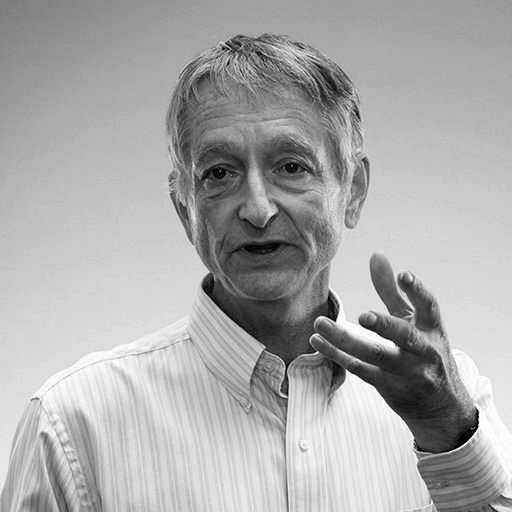
#> input picture HW3/decompressed_image.png, 512 x 512 px, given in place of original_image.png, which was not available
$ jupyter execute --allow-errors HW2.ipynb   (text cells are left out)
#> lines starting #> are read from the running program, lines starting #| are printed output that depends on the picture; pictures that were not available may be replaced by others from this repository, and a replacement may not be noted
#> `magnitude_spectrum = np.log(np.abs(DFT) + 1)`:
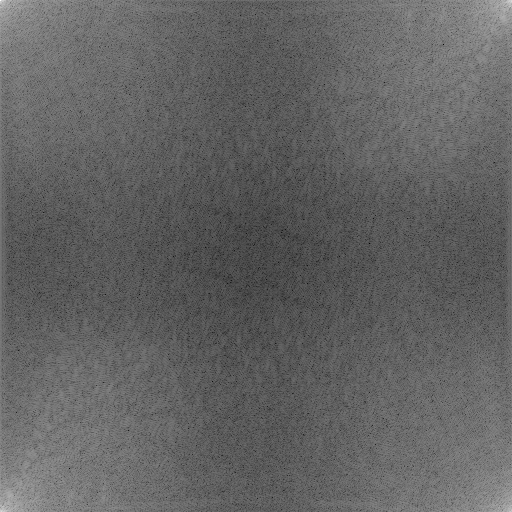
#> magnitude_spectrum: shape (512, 512) float64; min 1.5, max 17.62, mean 7.77; drawn with min black and max white
#> pass 2 of the loop `for inpt in input_files:`:
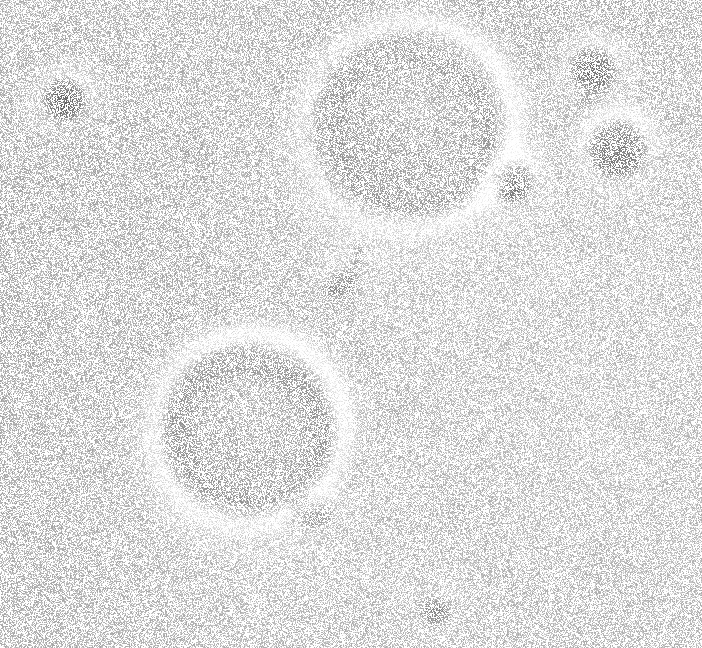
#> input picture HW1/Gaussian-noise.jpg, 702 x 648 px, given in place of periodic_noise.png, which was not available
#> `magnitude_spectrum = np.log(np.abs(DFT) + 1)`:
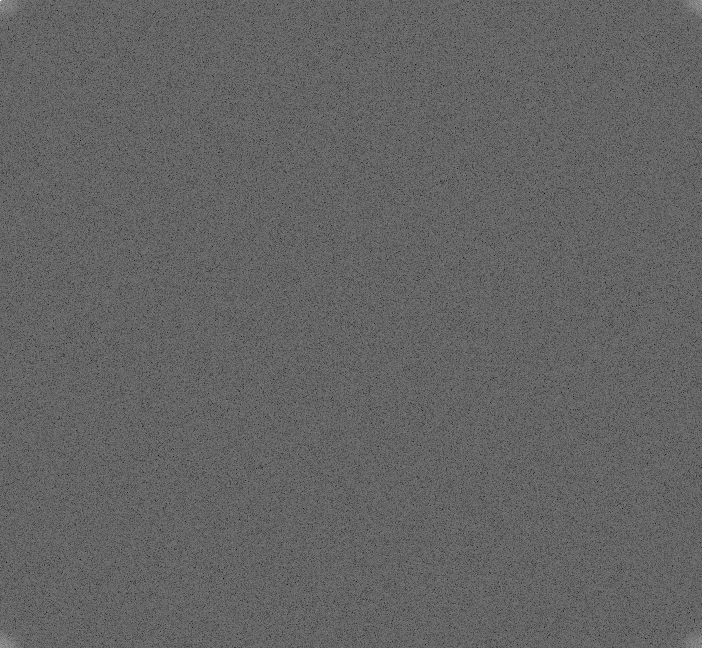
#> magnitude_spectrum: shape (648, 702) float64; min 4.16, max 18.43, mean 9.76; drawn with min black and max white
#> `magnitude_spectrum = np.log(np.abs(DFT_centered) + 1)`:
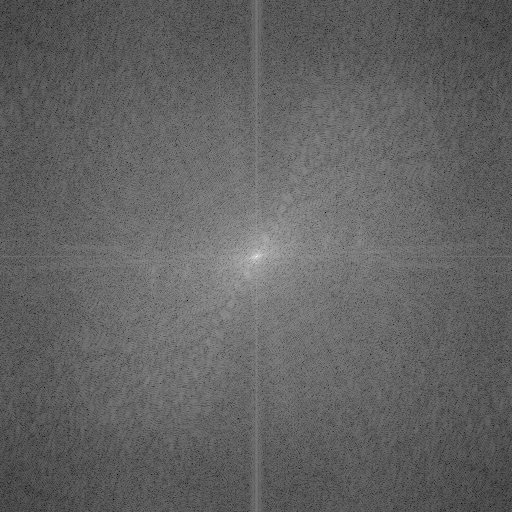
#> magnitude_spectrum: shape (512, 512) float64; min 1.5, max 17.62, mean 7.77; drawn with min black and max white
#> pass 2 of the loop `for inpt in input_files:`:
[cell 1]
# DO NOT MODIFY THIS CELL
import numpy as np
import cv2
from matplotlib import pyplot as plt
import skimage.metrics
from scipy.fftpack import dct, idct

[cell 2]
from google.colab import drive
drive.mount('/content/drive')

[cell 3]
cd /content/drive/MyDrive/DIP/hw2-practical/Images

[cell 4]
def dft(image):
  '''
  function for applying DFT tranform.
  Hint:
    https://numpy.org/doc/stable/reference/generated/numpy.fft.fft2.html

  input(s):
    image (ndarray): input image
  output (s):
    output_image (ndarray): transformed image
  '''
  ###############################################
  ############# YOUR CODE GOES HERE #############

  output_image = np.fft.fft2(image)

  ###############################################
  return output_image

def shift_fft(dft):
  '''
  function for shifting tranformed image.
  Hint:
    https://numpy.org/doc/stable/reference/generated/numpy.fft.fftshift.html

  input(s):
    dft (ndarray): input trandformed image
  output (s):
    output_image (ndarray): shifted transformed image
  '''
  ###############################################
  ############# YOUR CODE GOES HERE #############


  output_image = np.fft.fftshift(dft)

  ###############################################
  return output_image

# [39 lines left out: functions inverse_shift, idft, not called in this run]

[cell 5]
###############################################
############# YOUR CODE GOES HERE #############

input_files = ["original_image.png","periodic_noise.png","salt_and_pepper_noise.png","white_noise.png"]

#> (the rest of this cell did not finish here and is left out)

#> (a cell that did not finish here is left out)

[cell 7]
def notch_filter(shape, centers, radius):
#> called with shape = (648, 702), radius = 2
    H = np.ones(shape, dtype=np.float32)
    crow, ccol = shape[0]//2, shape[1]//2
    for (du, dv) in centers:
        for sign_u, sign_v in [ (1,1), (1,-1), (-1,1), (-1,-1) ]:
            u0 = crow + sign_u*du
            v0 = ccol + sign_v*dv
            Y, X = np.ogrid[:shape[0], :shape[1]]
            mask = (X - v0)**2 + (Y - u0)**2 <= radius**2
            H[mask] = 0
    return H

[cell 8]
# [8 lines left out: function gaussian_lowpass, not called in this run]

[cell 9]
img = cv2.imread("periodic_noise.png", cv2.IMREAD_GRAYSCALE).astype(np.float32)
DFT = dft(img)
Fs = shift_fft(DFT)
magnitude_before = np.log(np.abs(Fs) + 1)

notch_centers = [(10, 10)]
notch_radius  = 2
H_notch = notch_filter(img.shape, notch_centers, notch_radius)
Fs_filtered = Fs * H_notch
magnitude_after  = np.log(np.abs(Fs_filtered) + 1)
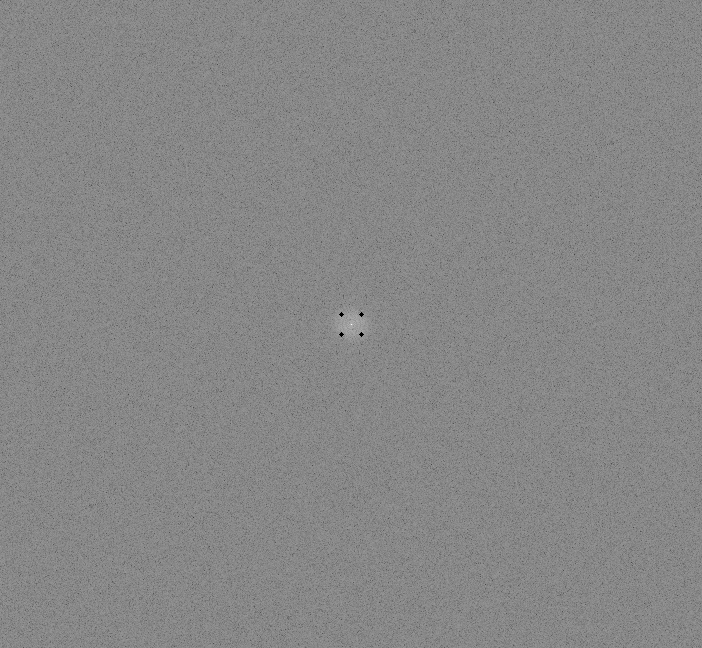
#> magnitude_after: shape (648, 702) float64; min 0, max 18.43, mean 9.76; drawn with min black and max white

[cell 10]
plt.figure(figsize=(8,4))

plt.subplot(1,2,1)
plt.imshow(magnitude_before, cmap='gray')
plt.title("before")
plt.axis('off')

plt.subplot(1,2,2)
plt.imshow(magnitude_after, cmap='gray')
plt.title("after notch‐reject")
plt.axis('off')

plt.show()
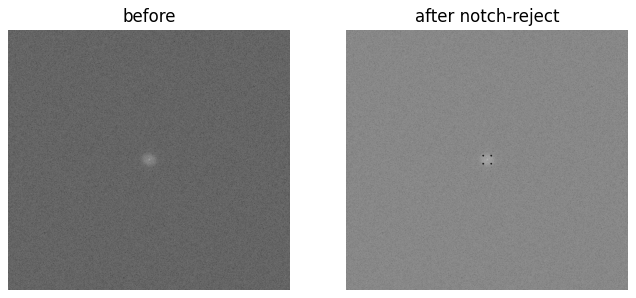
#> figure drawn by matplotlib, 2 panels

#> (a cell that did not finish here is left out)

[cell 12]
plt.figure(figsize=(8,4))

plt.subplot(1,2,1)
#> (the rest of this cell did not finish here and is left out)

[cell 13]
from skimage.metrics import mean_squared_error, peak_signal_noise_ratio, structural_similarity
orig = cv2.imread("original_image.png", cv2.IMREAD_GRAYSCALE).astype(np.float32)
#> (the rest of this cell did not finish here and is left out)

#> (a cell that did not finish here is left out)

[cell 15]
def dct_transform(image):
  '''
  function for applying DCT tranform.
  Set:
    transposed function as an input
    type = 2
    norm = 'ortho'
  Hint:
    https://docs.scipy.org/doc/scipy/reference/generated/scipy.fftpack.dct.html

  input(s):
    image (ndarray): input image
  output (s):
    output_image (ndarray): transformed image
  '''
  ###############################################
  ############# YOUR CODE GOES HERE #############

  tmp = dct(image, type=2, norm='ortho', axis=0)
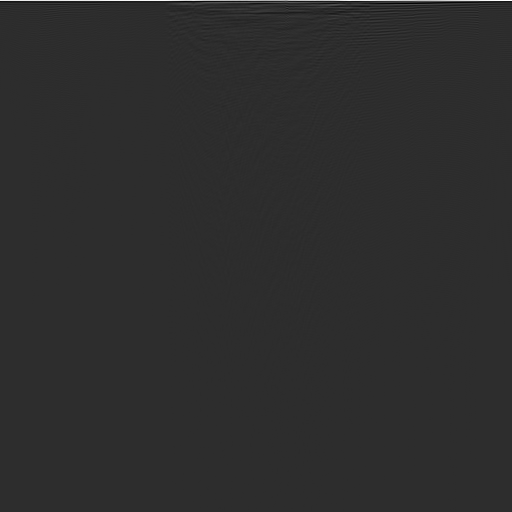
#> tmp: shape (512, 512) float32; min -3.9, max 18.07, mean 0.0272; drawn with min black and max white
  output_image = dct(tmp,   type=2, norm='ortho', axis=1)

  ###############################################
  return output_image


def idct_transform(dct):
  '''
  function for inverting transformed image.
  Set:
    transposed function as an input
    type = 2
    norm = 'ortho'
  Hint:
    https://docs.scipy.org/doc/scipy/reference/generated/scipy.fftpack.idct.html

  input(s):
    dct (ndarray): input trandformed image
  output (s):
    output_image (ndarray): inverted transformed image
  '''
  ###############################################
  ############# YOUR CODE GOES HERE #############


  tmp = idct(dct,   type=2, norm='ortho', axis=1)
  output_image = idct(tmp, type=2, norm='ortho', axis=0)
  ###############################################
  return output_image

[cell 16]
###############################################
############# YOUR CODE GOES HERE #############
img = cv2.imread("original_image.png", cv2.IMREAD_GRAYSCALE).astype(np.float32) / 255.0

DCT = dct_transform(img)

E = DCT**2
E_cum = np.cumsum(np.cumsum(E, axis=0), axis=1)
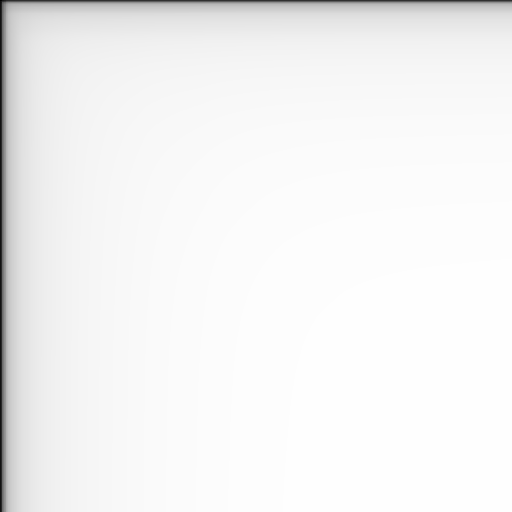
#> E_cum: shape (512, 512) float32; min 117301, max 127872.3, mean 127401.3; drawn with min black and max white
E_total = E_cum[-1, -1]
#> E_total = 127872.3

threshold = 0.99
h, w = DCT.shape
#> h = 512; w = 512
n = None
for k in range(1, min(h, w)+1):
    if E_cum[k-1, k-1] >= threshold * E_total:
        n = k
        break
print(f"{n}*{n} low-frequency block (≈{threshold*100:.0f}% energy)")
#| 32*32 low-frequency block (≈99% energy)

mask = np.zeros_like(DCT)
mask[:n, :n] = 1
C_masked = DCT * mask

construct = idct_transform(C_masked)
#> in idct_transform, `output_image = idct(tmp, type=2, norm='ortho', axis=0)`:
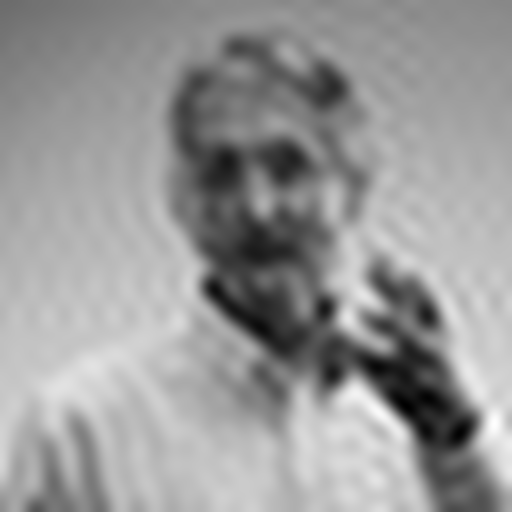
#> output_image: shape (512, 512) float32; min 0.0461, max 1.09, mean 0.669; drawn with min black and max white

spec_full   = np.log(np.abs(DCT)+ 1e-3)
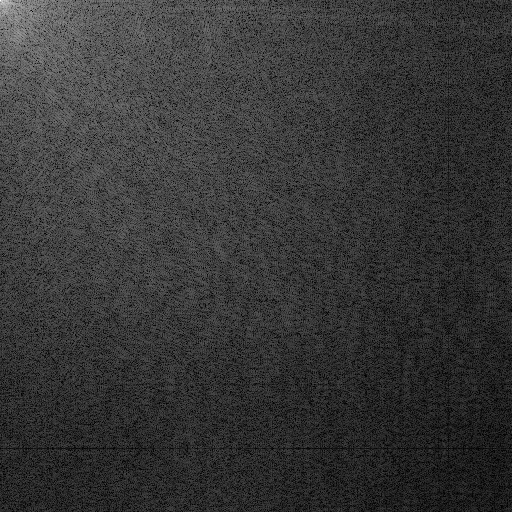
#> spec_full: shape (512, 512) float32; min -6.91, max 5.84, mean -4.19; drawn with min black and max white
spec_masked = np.log(np.abs(C_masked)+1e-3)
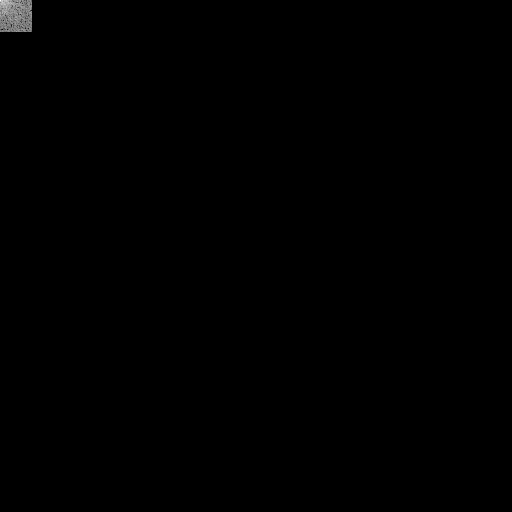
#> spec_masked: shape (512, 512) float32; min -6.91, max 5.84, mean -6.88; drawn with min black and max white

mse  = mean_squared_error(img, construct)
#> mse = 0.0047
psnr = peak_signal_noise_ratio(img, construct, data_range=1.0)
#> psnr = 23.28
ssim = structural_similarity(img, construct, data_range=1.0)
#> ssim = 0.663

print(f"MSE:  {mse:.4e}")
#| MSE:  4.7013e-03
print(f"PSNR: {psnr:.2f} dB")
#| PSNR: 23.28 dB
print(f"SSIM: {ssim:.4f}")
#| SSIM: 0.6627
###############################################

[cell 17]
plt.figure(figsize=(15,4))

plt.subplot(1,4,1)
plt.imshow(img, cmap='gray')
plt.title("Original")
plt.axis('off')

plt.subplot(1,4,2)
plt.imshow(spec_full, cmap='gray')
plt.title("Log DCT Spectrum")
plt.axis('off')

plt.subplot(1,4,3)
plt.imshow(spec_masked, cmap='gray')
plt.title("Masked Spectrum")
plt.axis('off')

plt.subplot(1,4,4)
plt.imshow(construct, cmap='gray')
plt.title("reconstructed")
plt.axis('off')

plt.show()
